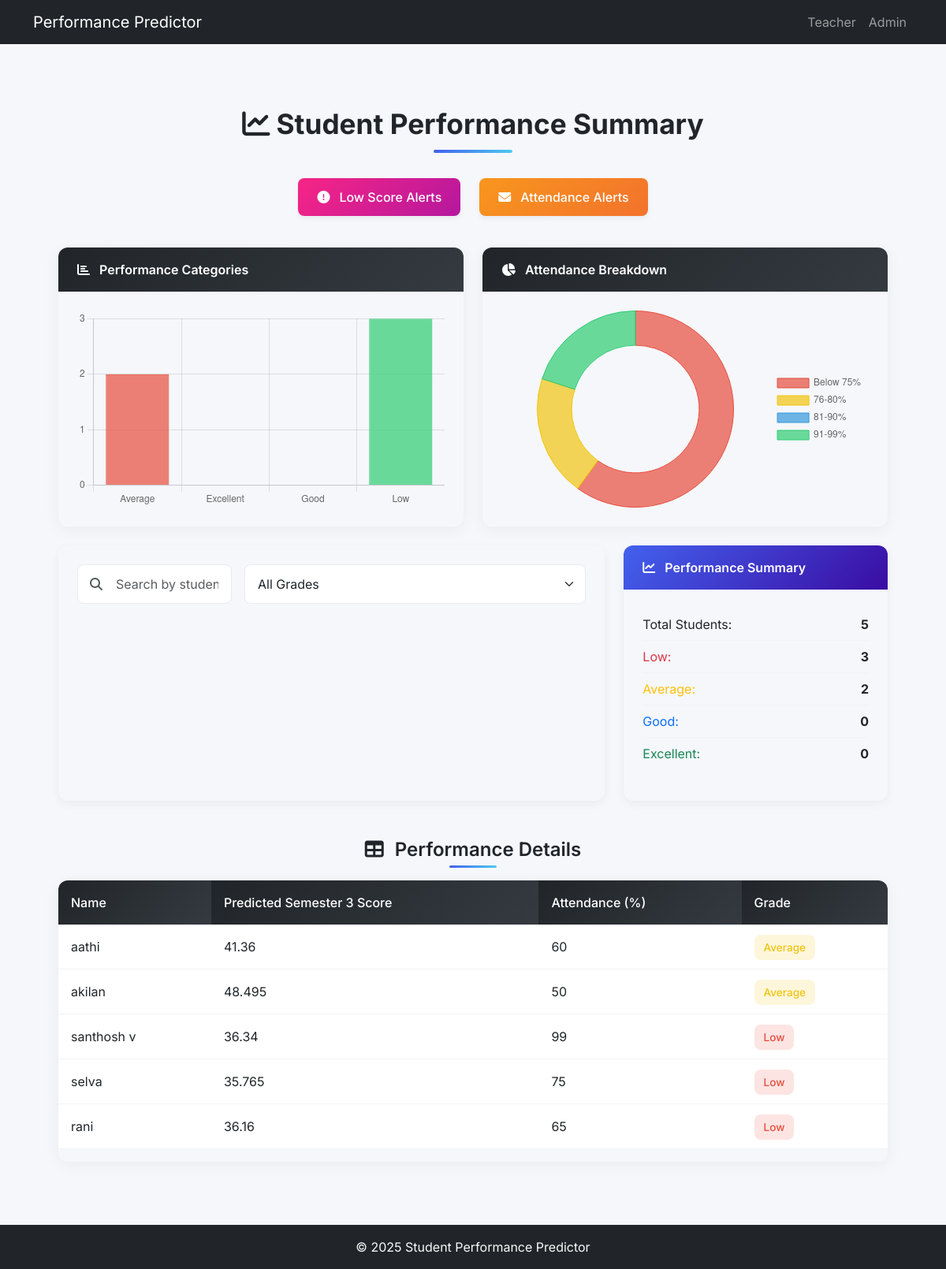
Page /teacher/view_performance (signed in) on the earlier database version.
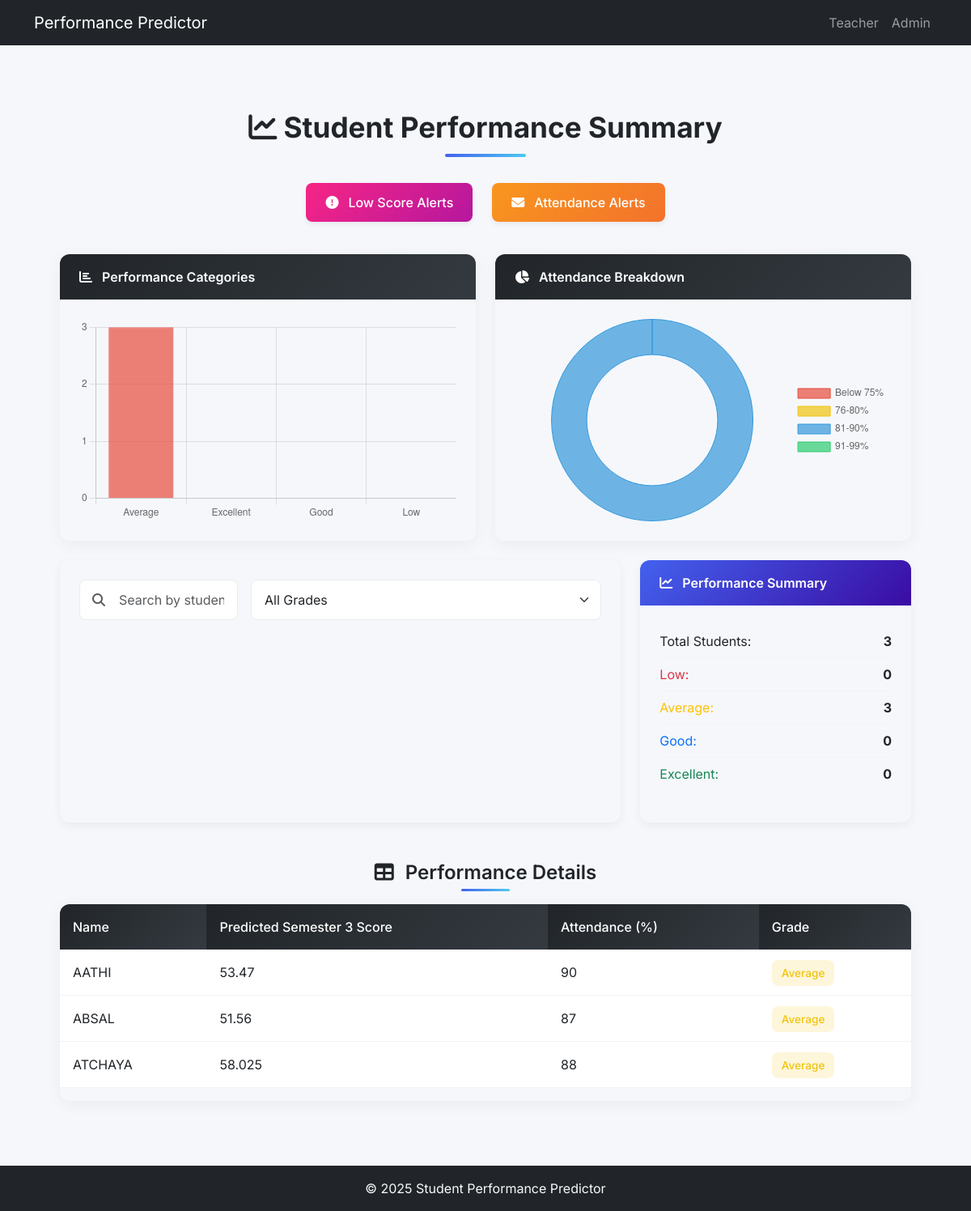
Same page on the later database version.
### core/models.py (models this page shows)
class PerformanceRecord(db.Model):
    id = db.Column(db.Integer, primary_key=True)
    student_id = db.Column(db.Integer, db.ForeignKey('user.id'), nullable=False)
    name = db.Column(db.String(100), nullable=False)
    grade = db.Column(db.String(10), nullable=False)
    score = db.Column(db.Float, nullable=False)
    attendance = db.Column(db.Integer, nullable=True)
    student = db.relationship('User', backref='performance_records')

### core/teacher.py (the view)
@teacher_bp.route('/view_performance')
@login_required
def view_performance():
    performance_records = PerformanceRecord.query.all()
    grade_counts = {'Low': 0, 'Average': 0, 'Good': 0, 'Excellent': 0}
    attendance_groups = {
        'Below 75%': 0,
        '76-80%': 0,
        '81-90%': 0,
        '91-99%': 0
    }
    performance_data = []
    for record in performance_records:
        performance_data.append({
            'name': record.name,
            'score': record.score,
            'attendance': record.attendance,
            'grade': record.grade
        })
        attendance_groups = {
            'Below 75%': 0,
            '76-80%': 0,
            '81-90%': 0,
            '91-99%': 0
        }
        for record in performance_records:
            attendance = record.attendance  # Use the correct field name
            if attendance is None:
                continue  # Skip records without attendance
            if attendance < 75:
                attendance_groups['Below 75%'] += 1
            elif 75 <= attendance <= 80:
                attendance_groups['76-80%'] += 1
            elif 81 <= attendance <= 90:
                attendance_groups['81-90%'] += 1
            else:
                attendance_groups['91-99%'] += 1
        grade_counts = {
            'Low': 0,
            'Average': 0,
            'Good': 0,
            'Excellent': 0
        }
        for record in performance_records:
            grade_counts[record.grade] += 1
    grade_labels = list(grade_counts.keys())
    grade_values = list(grade_counts.values())
    attendance_labels = list(attendance_groups.keys())
    attendance_values = list(attendance_groups.values())
    return render_template(
        'teacher/view_performance.html',
        performance_records=performance_records,
        performance_data=performance_data,
        grade_counts=dict(grade_counts),
        attendance_groups=attendance_groups,
        grade_labels=grade_labels,
        grade_values=grade_values,
        attendance_labels=attendance_labels,
        attendance_values=attendance_values
    )

### core/auth.py (called while the page is built)
@login_manager.user_loader
def load_user(user_id):
    return User.query.get(int(user_id))

### core/templates/teacher/view_performance.html (shortened to what this page needs)
{% extends 'base.html' %}
{% block content %}
<link rel="stylesheet" href="https://cdnjs.cloudflare.com/ajax/libs/font-awesome/6.4.0/css/all.min.css">
<div class="performance-container">
    <h2 class="page-title">
        <i class="fas fa-chart-line me-2"></i>Student Performance Summary
    </h2>
    <div class="alert-buttons">
        <form action="{{ url_for('teacher.send_low_grade_alerts') }}" method="post">
            <button class="btn-alert btn-low-grade" type="submit">
                <i class="fas fa-exclamation-circle"></i> Low Score Alerts
            </button>
        </form>
        <form action="{{ url_for('teacher.send_attendance_alerts') }}" method="post">
            <button class="btn-alert btn-attendance" type="submit">
                <i class="fas fa-envelope"></i> Attendance Alerts
            </button>
        </form>
    </div>
    <div class="row mb-4 g-4">
        <div class="col-lg-6">
            <div class="card-chart">
                <div class="card-header">
                    <i class="fas fa-chart-bar me-2"></i> Performance Categories
                </div>
                <div class="card-body">
                    <canvas id="gradeChart" height="250"></canvas>
                </div>
            </div>
        </div>
        <div class="col-lg-6">
            <div class="card-chart">
                <div class="card-header">
                    <i class="fas fa-chart-pie me-2"></i> Attendance Breakdown
                </div>
                <div class="card-body">
                    <canvas id="attendanceChart" height="250"></canvas>
                </div>
            </div>
        </div>
    </div>
    <div class="row mb-4 g-4">
        <div class="col-lg-8">
            <div class="filter-card">
                <div class="d-flex flex-column flex-md-row gap-3">
                    <div class="flex-grow-1 position-relative">
                        <i class="fas fa-search position-absolute top-50 start-0 translate-middle-y ms-3 text-muted"></i>
                        <input type="text" id="studentNameFilter" class="form-control ps-5" placeholder="Search by student name">
                    </div>
                    <select id="gradeFilter" class="form-select">
                        <option value="">All Grades</option>
                    </select>
                </div>
            </div>
        </div>
        <div class="col-lg-4">
            <div class="summary-card">
                <div class="summary-header">
                    <i class="fas fa-chart-line me-2"></i> Performance Summary
                </div>
                <div class="card-body">
                    <ul class="summary-list">
                        <li>
                            <span>Total Students:</span>
                            <strong>{{ performance_records|length }}</strong>
                        </li>
                        <li>
                            <span class="text-danger">Low:</span>
                            <strong>{{ grade_counts['Low'] }}</strong>
                        </li>
                        <li>
                            <span class="text-warning">Average:</span>
                            <strong>{{ grade_counts['Average'] }}</strong>
                        </li>
                        <li>
                            <span class="text-primary">Good:</span>
                            <strong>{{ grade_counts['Good'] }}</strong>
                        </li>
                        <li>
                            <span class="text-success">Excellent:</span>
                            <strong>{{ grade_counts['Excellent'] }}</strong>
                        </li>
                    </ul>
                </div>
            </div>
        </div>
    </div>
    <div class="table-section">
        <h4 class="table-title">
            <i class="fas fa-table me-2"></i> Performance Details
        </h4>
        <div class="table-responsive performance-table">
            <table class="table table-hover align-middle">
                <thead>
                    <tr>
                        <th>Name</th>
                        <th>Predicted Semester 3 Score</th>
                        <th>Attendance (%)</th>
                        <th>Grade</th>
                    </tr>
                </thead>
                <tbody>
                    {% for record in performance_records %}
                    <tr class="performance-row" data-name="{{ record.name | lower }}" data-grade="{{ record.grade | lower }}">
                        <td>{{ record.name }}</td>
                        <td>{{ record.score }}</td>
                        <td>{{ record.attendance }}</td>
                        <td>
                            <span class="grade-badge grade-{{ record.grade | lower }}">
                                {{ record.grade }}
                            </span>
                        </td>
                    </tr>
                    {% endfor %}
                </tbody>
            </table>
        </div>
    </div>
</div>
{% endblock %}

### core/templates/base.html (shortened to what this page needs)
<!DOCTYPE html>
<html lang="en">
<head>
  <link href="https://cdn.jsdelivr.net/npm/bootstrap@5.3.0/dist/css/bootstrap.min.css" rel="stylesheet">
  <link href="https://cdn.jsdelivr.net/npm/bootstrap@5.3.0/dist/css/bootstrap.min.css" rel="stylesheet">
</head>
<body>
<nav class="navbar navbar-expand-lg navbar-dark bg-dark">
  <div class="container">
    <a class="navbar-brand" href="{{ url_for('main.home') }}">Performance Predictor</a>
    <div class="collapse navbar-collapse" id="navbarNav">
      <ul class="navbar-nav ms-auto">
        <li class="nav-item"><a class="nav-link" href="{{ url_for('teacher.teacher_login') }}">Teacher</a></li>
        <li class="nav-item"><a class="nav-link" href="{{ url_for('admin.admin_login') }}">Admin</a></li>
      </ul>
    </div>
  </div>
</nav>
<main class="container mt-5">
  {% block content %}{% endblock %}
</main>
<footer class="bg-dark text-light py-3 mt-5 text-center">
  &copy; 2025 Student Performance Predictor
</footer>
</body>
</html>

### core/templates/teacher/view_performance.html (style rules this page uses)
:root { --primary: #4361ee; --primary-light: #e6e9ff; --secondary: #3a0ca3; --accent: #4cc9f0; --danger: #f72585; --warning: #f8961e; --success: #38b000; --light: #f8f9fa; --dark: #212529; --gray: #6c757d; --glass-bg: rgba(255, 255, 255, 0.9); }
body { font-family: 'Inter', sans-serif; background-color: #f5f7fb; }
.performance-container { max-width: 1400px; margin: 0 auto; padding: 2rem; }
.page-title { font-size: 2.2rem; font-weight: 700; color: var(--dark); margin-bottom: 2rem; text-align: center; position: relative; padding-bottom: 1rem; }
.page-title::after { content: ''; position: absolute; bottom: 0; left: 50%; transform: translateX(-50%); width: 100px; height: 4px; background: linear-gradient(90deg, var(--primary), var(--accent)); border-radius: 2px; }
.alert-buttons { display: flex; justify-content: center; gap: 1.5rem; margin-bottom: 2.5rem; flex-wrap: wrap; }
.btn-alert { border-radius: 8px; padding: 0.75rem 1.5rem; font-weight: 500; transition: all 0.3s ease; display: flex; align-items: center; gap: 0.75rem; box-shadow: 0 4px 6px rgba(0,0,0,0.05); border: none; }
.btn-low-grade { background: linear-gradient(135deg, #f72585, #b5179e); color: white; }
.btn-attendance { background: linear-gradient(135deg, #f8961e, #f3722c); color: white; }
.card-chart { border: none; border-radius: 12px; box-shadow: 0 4px 20px rgba(0,0,0,0.05); transition: all 0.3s ease; height: 100%; }
.card-header { background: linear-gradient(135deg, var(--dark), #343a40); color: white; font-weight: 600; border-radius: 12px 12px 0 0 !important; padding: 1rem 1.5rem; border: none; }
.card-body { padding: 1.5rem; }
.filter-card { border: none; border-radius: 12px; box-shadow: 0 4px 12px rgba(0,0,0,0.05); padding: 1.5rem; height: 100%; }
.summary-card { border: none; border-radius: 12px; box-shadow: 0 4px 12px rgba(0,0,0,0.05); height: 100%; }
.summary-header { background: linear-gradient(135deg, var(--primary), var(--secondary)); color: white; font-weight: 600; border-radius: 12px 12px 0 0 !important; padding: 1rem 1.5rem; border: none; }
.form-control, .form-select { border-radius: 8px; padding: 0.75rem 1rem; border: 1px solid #e9ecef; transition: all 0.3s ease; }
.summary-list { list-style: none; padding-left: 0; }
.summary-list li { padding: 0.5rem 0; border-bottom: 1px solid #f1f3f5; display: flex; justify-content: space-between; }
.summary-list li:last-child { border-bottom: none; }
.table-section { margin-top: 3rem; }
.table-title { font-size: 1.5rem; font-weight: 600; color: var(--dark); margin-bottom: 1.5rem; text-align: center; position: relative; }
.table-title::after { content: ''; position: absolute; bottom: -8px; left: 50%; transform: translateX(-50%); width: 60px; height: 3px; background: linear-gradient(90deg, var(--primary), var(--accent)); border-radius: 2px; }
.performance-table { border-radius: 12px; overflow: hidden; box-shadow: 0 4px 20px rgba(0,0,0,0.05); }
.table thead th { background: linear-gradient(135deg, var(--dark), #343a40); color: white; font-weight: 500; padding: 1rem; border: none; }
.table tbody tr { transition: all 0.2s ease; }
.table td { vertical-align: middle; padding: 1rem; border-color: #f1f3f5; }
.grade-badge { padding: 0.5rem 0.75rem; border-radius: 8px; font-weight: 500; font-size: 0.85rem; }
.grade-average { background-color: rgba(241, 196, 15, 0.15); color: #f1c40f; }

Differences in the rows shown:
removed PerformanceRecord: name "santhosh v", score "36.34", attendance "99", grade "Low"
removed PerformanceRecord: name "selva", score "35.765", attendance "75", grade "Low"
removed PerformanceRecord: name "rani", score "36.16", attendance "65", grade "Low"
changed PerformanceRecord: name "aathi" → "AATHI"; score "41.36" → "53.47"; attendance "60" → "90"
changed PerformanceRecord: name "akilan" → "ABSAL"; score "48.495" → "51.56"; attendance "50" → "87"
added PerformanceRecord: name "ATCHAYA", score "58.025", attendance "88", grade "Average"
Other differences:
chart data {{ grade_counts | tojson }}: {"Average": 2, "Excellent": 0, "Good": 0, "Low": 3} → {"Average": 3, "Excellent": 0, "Good": 0, "Low": 0}
chart data {{ attendance_groups | tojson }}: {"76-80%": 1, "81-90%": 0, "91-99%": 1, "Below 75%": 3} → {"76-80%": 0, "81-90%": 3, "91-99%": 0, "Below 75%": 0}
{{ performance_records|length }}: "5" → "3"
{{ grade_counts['Low'] }}: "3" → "0"
{{ grade_counts['Average'] }}: "2" → "3"
